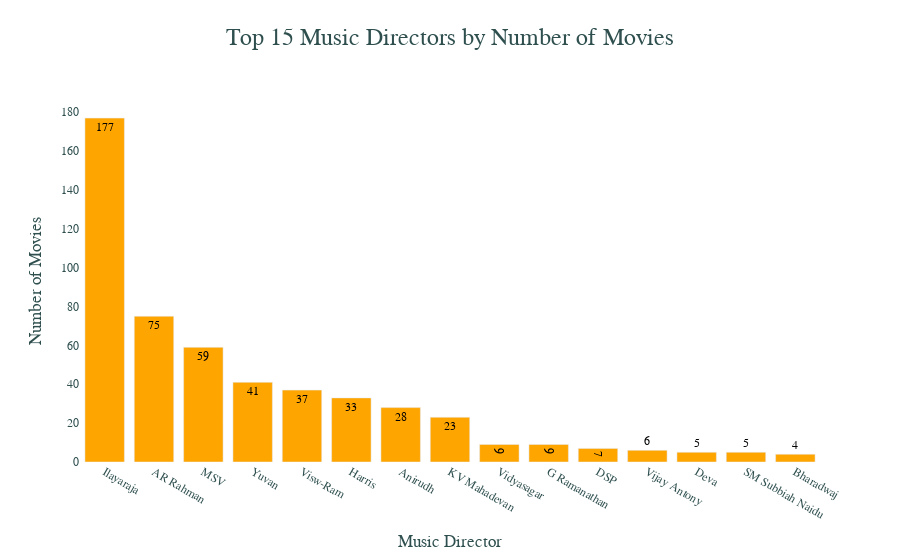

Here is the notebook cell this chart was saved with:
### Code cell
# Count movies per music director
movies_per_music_director = song.groupby('Music Director')['Movie'].nunique().sort_values(ascending=False)

# Select top 15 music directors by number of movies
top_music_directors = movies_per_music_director.head(15)

# Create a Plotly bar chart with annotations
data_movies_per_director = go.Bar(
    x=top_music_directors.index,
    y=top_music_directors.values,
    marker=dict(color='orange'),
    text=top_music_directors.values,
    textposition='auto',
)

layout_movies_per_director = go.Layout(
    title='Top 15 Music Directors by Number of Movies',
    xaxis=dict(title='Music Director'),
    yaxis=dict(title='Number of Movies'),
    height=800,
)

fig_movies_per_director = go.Figure(data=[data_movies_per_director], layout=layout_movies_per_director)

# Update layout for aesthetic improvements
fig_movies_per_director.update_traces(textfont_size=12, textfont_color='black')  # Text font size and color
fig_movies_per_director.update_layout(plot_bgcolor='rgba(0,0,0,0)',  # Transparent plot background
                                      paper_bgcolor='rgba(0,0,0,0)',  # Transparent paper background
                                      font=dict(family="Arial, sans-serif", size=14, color='darkslategray'),  # Font settings
                                      title=dict(x=0.5, y=0.95, font=dict(size=24)),  # Title position and style
                                      xaxis=dict(tickfont=dict(size=12)),  # X-axis tick font size
                                      yaxis=dict(tickfont=dict(size=12)),  # Y-axis tick font size
                                      )

# Display plot
fig_movies_per_director.show()

### Figure 1 — Plotly figure (JSON) as saved in the notebook; plotly's stock layout.template omitted (floating-point values rounded to 4 significant figures)
{"data": [{"marker": {"color": "orange"}, "text": [177, 75, 59, 41, 37, 33, 28, 23, 9, 9, 7, 6, 5, 5, 4], "textfont": {"color": "black", "size": 12}, "textposition": "auto", "type": "bar", "x": ["Ilayaraja", "AR Rahman", "MSV", "Yuvan", "Visw-Ram", "Harris", "Anirudh", "KV Mahadevan", "Vidyasagar", "G Ramanathan", "DSP", "Vijay Antony", "Deva", "SM Subbiah Naidu", "Bharadwaj"], "y": [177, 75, 59, 41, 37, 33, 28, 23, 9, 9, 7, 6, 5, 5, 4]}], "layout": {"autosize": true, "font": {"color": "darkslategray", "family": "Arial, sans-serif", "size": 14}, "paper_bgcolor": "rgba(0, 0, 0, 0)", "plot_bgcolor": "rgba(0, 0, 0, 0)", "title": {"font": {"size": 24}, "text": "Top 15 Music Directors by Number of Movies", "x": 0.5, "y": 0.95}, "xaxis": {"autorange": true, "range": [-0.5, 14.5], "tickfont": {"size": 12}, "title": {"text": "Music Director"}, "type": "category"}, "yaxis": {"autorange": true, "range": [0, 186.3], "tickfont": {"size": 12}, "title": {"text": "Number of Movies"}, "type": "linear"}}}
